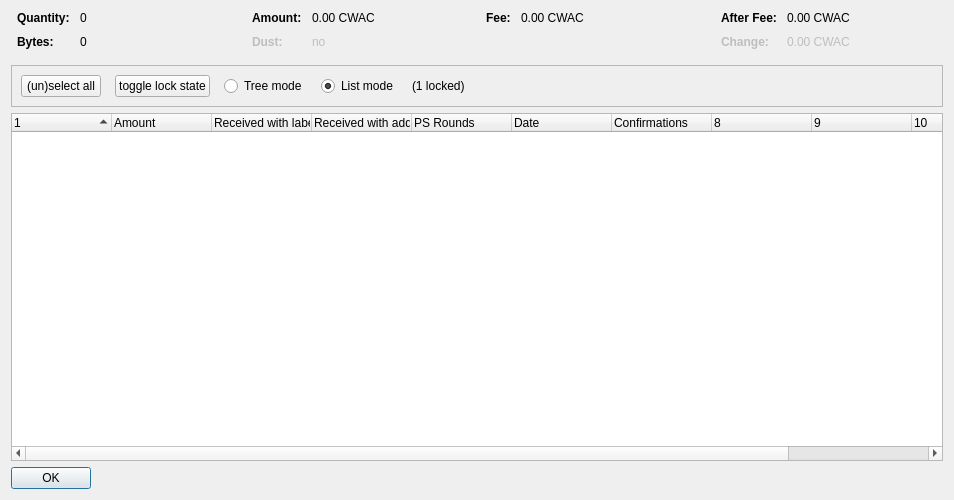
<?xml version="1.0" encoding="UTF-8"?>
<ui version="4.0">
 <class>CoinControlDialog</class>
 <widget class="QDialog" name="CoinControlDialog">
  <property name="geometry">
   <rect>
    <x>0</x>
    <y>0</y>
    <width>954</width>
    <height>500</height>
   </rect>
  </property>
  <property name="windowTitle">
   <string>Coin Selection</string>
  </property>
  <layout class="QVBoxLayout" name="verticalLayout">
   <item>
    <layout class="QHBoxLayout" name="horizontalLayoutTop" stretch="0,0,0,0">
     <property name="topMargin">
      <number>0</number>
     </property>
     <property name="bottomMargin">
      <number>10</number>
     </property>
     <item>
      <layout class="QFormLayout" name="formLayoutCoinControl1">
       <property name="horizontalSpacing">
        <number>10</number>
       </property>
       <property name="verticalSpacing">
        <number>10</number>
       </property>
       <property name="leftMargin">
        <number>6</number>
       </property>
       <property name="rightMargin">
        <number>6</number>
       </property>
       <item row="0" column="0">
        <widget class="QLabel" name="labelCoinControlQuantityText">
         <property name="font">
          <font>
           <weight>75</weight>
           <bold>true</bold>
          </font>
         </property>
         <property name="text">
          <string>Quantity:</string>
         </property>
        </widget>
       </item>
       <item row="0" column="1">
        <widget class="QLabel" name="labelCoinControlQuantity">
         <property name="cursor">
          <cursorShape>IBeamCursor</cursorShape>
         </property>
         <property name="contextMenuPolicy">
          <enum>Qt::ActionsContextMenu</enum>
         </property>
         <property name="text">
          <string notr="true">0</string>
         </property>
         <property name="textInteractionFlags">
          <set>Qt::LinksAccessibleByMouse|Qt::TextSelectableByKeyboard|Qt::TextSelectableByMouse</set>
         </property>
        </widget>
       </item>
       <item row="1" column="0">
        <widget class="QLabel" name="labelCoinControlBytesText">
         <property name="font">
          <font>
           <weight>75</weight>
           <bold>true</bold>
          </font>
         </property>
         <property name="text">
          <string>Bytes:</string>
         </property>
        </widget>
       </item>
       <item row="1" column="1">
        <widget class="QLabel" name="labelCoinControlBytes">
         <property name="cursor">
          <cursorShape>IBeamCursor</cursorShape>
         </property>
         <property name="contextMenuPolicy">
          <enum>Qt::ActionsContextMenu</enum>
         </property>
         <property name="text">
          <string notr="true">0</string>
         </property>
         <property name="textInteractionFlags">
          <set>Qt::LinksAccessibleByMouse|Qt::TextSelectableByKeyboard|Qt::TextSelectableByMouse</set>
         </property>
        </widget>
       </item>
      </layout>
     </item>
     <item>
      <layout class="QFormLayout" name="formLayoutCoinControl2">
       <property name="horizontalSpacing">
        <number>10</number>
       </property>
       <property name="verticalSpacing">
        <number>10</number>
       </property>
       <property name="leftMargin">
        <number>6</number>
       </property>
       <property name="rightMargin">
        <number>6</number>
       </property>
       <item row="0" column="0">
        <widget class="QLabel" name="labelCoinControlAmountText">
         <property name="font">
          <font>
           <weight>75</weight>
           <bold>true</bold>
          </font>
         </property>
         <property name="text">
          <string>Amount:</string>
         </property>
        </widget>
       </item>
       <item row="0" column="1">
        <widget class="QLabel" name="labelCoinControlAmount">
         <property name="cursor">
          <cursorShape>IBeamCursor</cursorShape>
         </property>
         <property name="contextMenuPolicy">
          <enum>Qt::ActionsContextMenu</enum>
         </property>
         <property name="text">
          <string notr="true">0.00 CWAC</string>
         </property>
         <property name="textInteractionFlags">
          <set>Qt::LinksAccessibleByMouse|Qt::TextSelectableByKeyboard|Qt::TextSelectableByMouse</set>
         </property>
        </widget>
       </item>
       <item row="1" column="0">
        <widget class="QLabel" name="labelCoinControlLowOutputText">
         <property name="enabled">
          <bool>false</bool>
         </property>
         <property name="font">
          <font>
           <weight>75</weight>
           <bold>true</bold>
          </font>
         </property>
         <property name="text">
          <string>Dust:</string>
         </property>
        </widget>
       </item>
       <item row="1" column="1">
        <widget class="QLabel" name="labelCoinControlLowOutput">
         <property name="enabled">
          <bool>false</bool>
         </property>
         <property name="cursor">
          <cursorShape>IBeamCursor</cursorShape>
         </property>
         <property name="contextMenuPolicy">
          <enum>Qt::ActionsContextMenu</enum>
         </property>
         <property name="text">
          <string notr="true">no</string>
         </property>
         <property name="textInteractionFlags">
          <set>Qt::LinksAccessibleByMouse|Qt::TextSelectableByKeyboard|Qt::TextSelectableByMouse</set>
         </property>
        </widget>
       </item>
      </layout>
     </item>
     <item>
      <layout class="QFormLayout" name="formLayoutCoinControl3">
       <property name="horizontalSpacing">
        <number>10</number>
       </property>
       <property name="verticalSpacing">
        <number>10</number>
       </property>
       <property name="leftMargin">
        <number>6</number>
       </property>
       <property name="rightMargin">
        <number>6</number>
       </property>
       <item row="0" column="0">
        <widget class="QLabel" name="labelCoinControlFeeText">
         <property name="font">
          <font>
           <weight>75</weight>
           <bold>true</bold>
          </font>
         </property>
         <property name="text">
          <string>Fee:</string>
         </property>
        </widget>
       </item>
       <item row="0" column="1">
        <widget class="QLabel" name="labelCoinControlFee">
         <property name="cursor">
          <cursorShape>IBeamCursor</cursorShape>
         </property>
         <property name="contextMenuPolicy">
          <enum>Qt::ActionsContextMenu</enum>
         </property>
         <property name="text">
          <string notr="true">0.00 CWAC</string>
         </property>
         <property name="textInteractionFlags">
          <set>Qt::LinksAccessibleByMouse|Qt::TextSelectableByKeyboard|Qt::TextSelectableByMouse</set>
         </property>
        </widget>
       </item>
      </layout>
     </item>
     <item>
      <layout class="QFormLayout" name="formLayoutCoinControl4">
       <property name="horizontalSpacing">
        <number>10</number>
       </property>
       <property name="verticalSpacing">
        <number>10</number>
       </property>
       <property name="leftMargin">
        <number>6</number>
       </property>
       <property name="rightMargin">
        <number>6</number>
       </property>
       <item row="0" column="0">
        <widget class="QLabel" name="labelCoinControlAfterFeeText">
         <property name="font">
          <font>
           <weight>75</weight>
           <bold>true</bold>
          </font>
         </property>
         <property name="text">
          <string>After Fee:</string>
         </property>
        </widget>
       </item>
       <item row="0" column="1">
        <widget class="QLabel" name="labelCoinControlAfterFee">
         <property name="cursor">
          <cursorShape>IBeamCursor</cursorShape>
         </property>
         <property name="contextMenuPolicy">
          <enum>Qt::ActionsContextMenu</enum>
         </property>
         <property name="text">
          <string notr="true">0.00 CWAC</string>
         </property>
         <property name="textInteractionFlags">
          <set>Qt::LinksAccessibleByMouse|Qt::TextSelectableByKeyboard|Qt::TextSelectableByMouse</set>
         </property>
        </widget>
       </item>
       <item row="1" column="0">
        <widget class="QLabel" name="labelCoinControlChangeText">
         <property name="enabled">
          <bool>false</bool>
         </property>
         <property name="font">
          <font>
           <weight>75</weight>
           <bold>true</bold>
          </font>
         </property>
         <property name="text">
          <string>Change:</string>
         </property>
        </widget>
       </item>
       <item row="1" column="1">
        <widget class="QLabel" name="labelCoinControlChange">
         <property name="enabled">
          <bool>false</bool>
         </property>
         <property name="cursor">
          <cursorShape>IBeamCursor</cursorShape>
         </property>
         <property name="contextMenuPolicy">
          <enum>Qt::ActionsContextMenu</enum>
         </property>
         <property name="text">
          <string notr="true">0.00 CWAC</string>
         </property>
         <property name="textInteractionFlags">
          <set>Qt::LinksAccessibleByMouse|Qt::TextSelectableByKeyboard|Qt::TextSelectableByMouse</set>
         </property>
        </widget>
       </item>
      </layout>
     </item>
    </layout>
   </item>
   <item>
    <widget class="QFrame" name="frame">
     <property name="minimumSize">
      <size>
       <width>0</width>
       <height>40</height>
      </size>
     </property>
     <property name="frameShape">
      <enum>QFrame::StyledPanel</enum>
     </property>
     <property name="frameShadow">
      <enum>QFrame::Sunken</enum>
     </property>
     <layout class="QHBoxLayout" name="horizontalLayout">
      <item>
       <layout class="QHBoxLayout" name="horizontalLayoutPanel" stretch="0,0,0,0,0,0">
        <property name="spacing">
         <number>14</number>
        </property>
        <item>
         <widget class="QPushButton" name="pushButtonSelectAll">
          <property name="sizePolicy">
           <sizepolicy hsizetype="Maximum" vsizetype="Fixed">
            <horstretch>0</horstretch>
            <verstretch>0</verstretch>
           </sizepolicy>
          </property>
          <property name="text">
           <string>(un)select all</string>
          </property>
          <property name="autoDefault">
           <bool>false</bool>
          </property>
         </widget>
        </item>
        <item>
         <widget class="QPushButton" name="pushButtonToggleLock">
          <property name="sizePolicy">
           <sizepolicy hsizetype="Maximum" vsizetype="Fixed">
            <horstretch>0</horstretch>
            <verstretch>0</verstretch>
           </sizepolicy>
          </property>
          <property name="text">
           <string>toggle lock state</string>
          </property>
          <property name="autoDefault">
           <bool>false</bool>
          </property>
         </widget>
        </item>
        <item>
         <widget class="QRadioButton" name="radioTreeMode">
          <property name="sizePolicy">
           <sizepolicy hsizetype="Maximum" vsizetype="Fixed">
            <horstretch>0</horstretch>
            <verstretch>0</verstretch>
           </sizepolicy>
          </property>
          <property name="text">
           <string>Tree mode</string>
          </property>
         </widget>
        </item>
        <item>
         <widget class="QRadioButton" name="radioListMode">
          <property name="sizePolicy">
           <sizepolicy hsizetype="Maximum" vsizetype="Fixed">
            <horstretch>0</horstretch>
            <verstretch>0</verstretch>
           </sizepolicy>
          </property>
          <property name="text">
           <string>List mode</string>
          </property>
          <property name="checked">
           <bool>true</bool>
          </property>
         </widget>
        </item>
        <item>
         <widget class="QLabel" name="labelLocked">
          <property name="text">
           <string>(1 locked)</string>
          </property>
         </widget>
        </item>
        <item>
         <spacer name="horizontalSpacer">
          <property name="orientation">
           <enum>Qt::Horizontal</enum>
          </property>
          <property name="sizeHint" stdset="0">
           <size>
            <width>40</width>
            <height>20</height>
           </size>
          </property>
         </spacer>
        </item>
       </layout>
      </item>
     </layout>
    </widget>
   </item>
   <item>
    <widget class="CoinControlTreeWidget" name="treeWidget">
     <property name="contextMenuPolicy">
      <enum>Qt::CustomContextMenu</enum>
     </property>
     <property name="sortingEnabled">
      <bool>false</bool>
     </property>
     <property name="columnCount">
      <number>11</number>
     </property>
     <attribute name="headerShowSortIndicator" stdset="0">
      <bool>true</bool>
     </attribute>
     <attribute name="headerStretchLastSection">
      <bool>false</bool>
     </attribute>
     <column>
      <property name="text">
       <string/>
      </property>
     </column>
     <column>
      <property name="text">
       <string>Amount</string>
      </property>
     </column>
     <column>
      <property name="text">
       <string>Received with label</string>
      </property>
     </column>
     <column>
      <property name="text">
       <string>Received with address</string>
      </property>
     </column>
     <column>
      <property name="text">
       <string>PS Rounds</string>
      </property>
     </column>
     <column>
      <property name="text">
       <string>Date</string>
      </property>
     </column>
     <column>
      <property name="text">
       <string>Confirmations</string>
      </property>
      <property name="toolTip">
       <string>Confirmed</string>
      </property>
     </column>
     <column>
      <property name="text">
       <string/>
      </property>
     </column>
     <column>
      <property name="text">
       <string/>
      </property>
     </column>
     <column>
      <property name="text">
       <string/>
      </property>
     </column>
     <column>
      <property name="text">
       <string/>
      </property>
     </column>
    </widget>
   </item>
   <item>
    <widget class="QDialogButtonBox" name="buttonBox">
     <property name="sizePolicy">
      <sizepolicy hsizetype="Maximum" vsizetype="Fixed">
       <horstretch>0</horstretch>
       <verstretch>0</verstretch>
      </sizepolicy>
     </property>
     <property name="orientation">
      <enum>Qt::Horizontal</enum>
     </property>
     <property name="standardButtons">
      <set>QDialogButtonBox::Ok</set>
     </property>
    </widget>
   </item>
  </layout>
 </widget>
 <customwidgets>
  <customwidget>
   <class>CoinControlTreeWidget</class>
   <extends>QTreeWidget</extends>
   <header>coincontroltreewidget.h</header>
  </customwidget>
 </customwidgets>
 <resources/>
 <connections/>
</ui>
